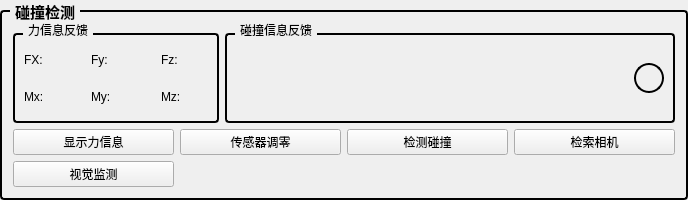
         <widget class="QGroupBox" name="groupBox_13">
          <property name="sizePolicy">
           <sizepolicy hsizetype="Preferred" vsizetype="Minimum">
            <horstretch>0</horstretch>
            <verstretch>0</verstretch>
           </sizepolicy>
          </property>
          <property name="minimumSize">
           <size>
            <width>0</width>
            <height>180</height>
           </size>
          </property>
          <property name="font">
           <font>
            <family>Microsoft YaHei</family>
            <pointsize>11</pointsize>
            <bold>true</bold>
           </font>
          </property>
          <property name="styleSheet">
           <string notr="true">QGroupBox {
    border: 2px solid #000000; /* 2px宽的黑色边框，可根据需要调整粗细和颜色 */
    border-radius: 4px; /* 可选：添加边框圆角 */
    margin-top: 10px; /* 为标题留出空间 */
}
QGroupBox::title {
    subcontrol-origin: margin;
    subcontrol-position: top left; /* 标题位置 */
    left: 10px; /* 标题左侧间距 */
    padding: 0 3px 0 3px; /* 标题文字周围留白 */
}</string>
          </property>
          <property name="title">
           <string>碰撞检测</string>
          </property>
          <layout class="QGridLayout" name="gridLayout_22">
           <item row="1" column="1">
            <widget class="QPushButton" name="btn_GoZero">
             <property name="text">
              <string>传感器调零</string>
             </property>
            </widget>
           </item>
           <item row="1" column="3">
            <widget class="QPushButton" name="btn_FindCamera">
             <property name="text">
              <string>检索相机</string>
             </property>
            </widget>
           </item>
           <item row="2" column="0">
            <widget class="QPushButton" name="btn_CameraMonitor">
             <property name="text">
              <string>视觉监测</string>
             </property>
            </widget>
           </item>
           <item row="1" column="0">
            <widget class="QPushButton" name="btn_ShowForceInfo">
             <property name="text">
              <string>显示力信息</string>
             </property>
            </widget>
           </item>
           <item row="0" column="0" colspan="4">
            <layout class="QHBoxLayout" name="horizontalLayout_14">
             <item>
              <widget class="QGroupBox" name="groupBox_27">
               <property name="minimumSize">
                <size>
                 <width>0</width>
                 <height>100</height>
                </size>
               </property>
               <property name="title">
                <string>力信息反馈</string>
               </property>
               <layout class="QGridLayout" name="gridLayout_27">
                <item row="0" column="0">
                 <layout class="QGridLayout" name="gridLayout_20">
                  <property name="horizontalSpacing">
                   <number>20</number>
                  </property>
                  <item row="0" column="0">
                   <widget class="QLabel" name="label_13">
                    <property name="sizePolicy">
                     <sizepolicy hsizetype="Maximum" vsizetype="Preferred">
                      <horstretch>0</horstretch>
                      <verstretch>0</verstretch>
                     </sizepolicy>
                    </property>
                    <property name="text">
                     <string>FX:</string>
                    </property>
                   </widget>
                  </item>
                  <item row="0" column="1">
                   <widget class="QLabel" name="lbl_FX">
                    <property name="text">
                     <string/>
                    </property>
                   </widget>
                  </item>
                  <item row="0" column="2">
                   <widget class="QLabel" name="label_16">
                    <property name="text">
                     <string>Fy:</string>
                    </property>
                   </widget>
                  </item>
                  <item row="0" column="3">
                   <widget class="QLabel" name="lbl_FY">
                    <property name="text">
                     <string/>
                    </property>
                   </widget>
                  </item>
                  <item row="0" column="4">
                   <widget class="QLabel" name="label_17">
                    <property name="text">
                     <string>Fz:</string>
                    </property>
                   </widget>
                  </item>
                  <item row="0" column="5">
                   <widget class="QLabel" name="lbl_FZ">
                    <property name="text">
                     <string/>
                    </property>
                   </widget>
                  </item>
                  <item row="1" column="0">
                   <widget class="QLabel" name="label_108">
                    <property name="sizePolicy">
                     <sizepolicy hsizetype="Maximum" vsizetype="Preferred">
                      <horstretch>0</horstretch>
                      <verstretch>0</verstretch>
                     </sizepolicy>
                    </property>
                    <property name="text">
                     <string>Mx:</string>
                    </property>
                   </widget>
                  </item>
                  <item row="1" column="1">
                   <widget class="QLabel" name="lbl_MX">
                    <property name="text">
                     <string/>
                    </property>
                   </widget>
                  </item>
                  <item row="1" column="2">
                   <widget class="QLabel" name="label_115">
                    <property name="text">
                     <string>My: </string>
                    </property>
                   </widget>
                  </item>
                  <item row="1" column="3">
                   <widget class="QLabel" name="lbl_MY">
                    <property name="text">
                     <string/>
                    </property>
                   </widget>
                  </item>
                  <item row="1" column="4">
                   <widget class="QLabel" name="label_116">
                    <property name="text">
                     <string>Mz:</string>
                    </property>
                   </widget>
                  </item>
                  <item row="1" column="5">
                   <widget class="QLabel" name="lbl_MZ">
                    <property name="text">
                     <string/>
                    </property>
                   </widget>
                  </item>
                 </layout>
                </item>
               </layout>
              </widget>
             </item>
             <item>
              <widget class="QGroupBox" name="groupBox_32">
               <property name="sizePolicy">
                <sizepolicy hsizetype="Minimum" vsizetype="Minimum">
                 <horstretch>0</horstretch>
                 <verstretch>0</verstretch>
                </sizepolicy>
               </property>
               <property name="minimumSize">
                <size>
                 <width>450</width>
                 <height>100</height>
                </size>
               </property>
               <property name="title">
                <string>碰撞信息反馈</string>
               </property>
               <layout class="QHBoxLayout" name="horizontalLayout_4">
                <item>
                 <widget class="QLabel" name="lbl_CrashInfo">
                  <property name="text">
                   <string/>
                  </property>
                 </widget>
                </item>
                <item>
                 <widget class="QLabel" name="lbl_isCrash">
                  <property name="sizePolicy">
                   <sizepolicy hsizetype="Maximum" vsizetype="Maximum">
                    <horstretch>0</horstretch>
                    <verstretch>0</verstretch>
                   </sizepolicy>
                  </property>
                  <property name="maximumSize">
                   <size>
                    <width>30</width>
                    <height>30</height>
                   </size>
                  </property>
                  <property name="styleSheet">
                   <string notr="true">border-radius: 15px; 
border: 2px solid black; </string>
                  </property>
                  <property name="text">
                   <string/>
                  </property>
                 </widget>
                </item>
               </layout>
              </widget>
             </item>
            </layout>
           </item>
           <item row="1" column="2">
            <widget class="QPushButton" name="btn_CheckCollision">
             <property name="text">
              <string>检测碰撞</string>
             </property>
            </widget>
           </item>
          </layout>
         </widget>
